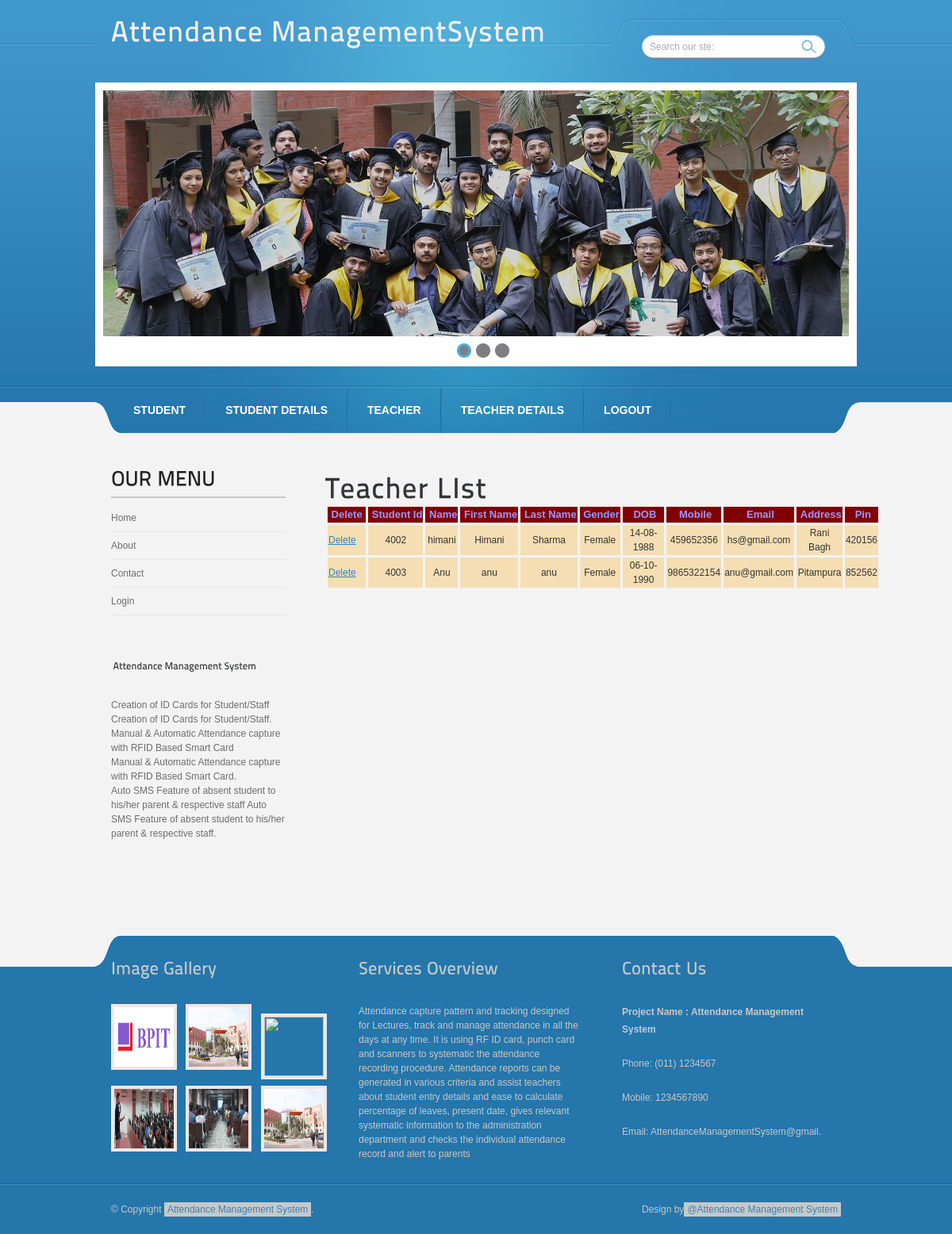
The page /TeacherList.php (signed in) on the database its author committed.
### tables this page shows
CREATE TABLE `teacher` (
  `sid` varchar(100) default NULL,
  `uname` varchar(100) default NULL,
  `pwd` varchar(100) default NULL,
  `fname` varchar(100) default NULL,
  `lname` varchar(100) default NULL,
  `gender` varchar(100) default NULL,
  `dob` varchar(100) default NULL,
  `mob` varchar(100) default NULL,
  `email` varchar(100) default NULL,
  `address` varchar(100) default NULL,
  `pin` varchar(100) default NULL
);

### TeacherList.php (the view, shortened to what this page needs)
<!DOCTYPE html PUBLIC "-//W3C//DTD XHTML 1.0 Transitional//EN" "http://www.w3.org/TR/xhtml1/DTD/xhtml1-transitional.dtd">
<?php
$UNAME = $_SESSION["ADMIN"];
if ($UNAME != null) {
?>
<html xmlns="http://www.w3.org/1999/xhtml">
    <head>
        <link href="css/style.css" rel="stylesheet" type="text/css" />
        <link rel="stylesheet" type="text/css" href="css/coin-slider.css" />
    </head>
    <body>
        <div class="main">
            <div class="header">
                <div class="header_resize">
                    <div class="logo">
                      <h1><a href="index.php">Attendance Management<span>System</span></a></h1>
                    </div>
                    <div class="searchform">
                        <form id="formsearch" name="formsearch" method="post" action="#">
                            <span>
                                <input name="editbox_search" class="editbox_search" id="editbox_search" maxlength="80" value="Search our ste:" type="text" />
                            </span>
                            <input name="button_search" src="images/search.gif" class="button_search" type="image" />
                        </form>
                    </div>
                    <?php include "headerimage.php" ?>
                    <div class="menu_nav">
                        <?php include "admin.php" ?>
                    </div>
                </div>
            </div>
            <div class="content">
                <div class="content_resize">
                    <div class="mainbar">
                        <div class="article">
                            <div style="width: 700px; height: 550px; overflow: auto;">
                                <tr>
                        <td>
                            <h1>Teacher LIst</h1>
                        </td>
                    </tr>
                    <table cellspacing="3">
                        <tr class="white-font">
                             <td align="center">
                                &nbsp;Delete&nbsp;
                            </td>
                            <td align="center">
                                &nbsp;Student&nbsp;Id
                            </td>
                            <td align="center">
                                &nbsp;Name
                            </td>
                            <td align="center">
                                &nbsp;First&nbsp;Name
                            </td>
                            <td align="center">
                                &nbsp;Last&nbsp;Name
                            </td>
                            <td align="center">
                                &nbsp;Gender
                            </td>
                            <td align="center">
                                &nbsp;DOB
                            </td>
                            <td align="center">
                                &nbsp;Mobile
                            </td>
                            <td align="center">
                                &nbsp;Email
                            </td>
                            <td align="center">
                                &nbsp;Address
                            </td>
                            <td align="center">
                                &nbsp;Pin
                            </td>
                        </tr>
                        <?php
                        include('connection/dbconfig.php');
                        $result = mysqli_query($selected,"select * from teacher");
                        while ($row = mysqli_fetch_assoc($result)) {
                        ?>
                            <tr bgcolor="wheat">
          <td><a href="TeacherList.php?uid=<?php echo $row ['sid']; ?>" class="leftlink">Delete</a></td>
                                <td align="center"><?php echo $row ['sid']; ?></td>
                                <td align="center"><?php echo $row ['uname']; ?></td>
                                <td  align="center"><?php echo $row ['fname']; ?></td>
                                <td align="center"><?php echo $row ['lname']; ?></td>
                                <td align="center"><?php echo $row ['gender']; ?></td>
                                <td align="center"><?php echo $row ['dob']; ?></td>
                                <td  align="center"><?php echo $row ['mob']; ?></td>
                                <td align="center"><?php echo $row ['email']; ?></td>
                                <td align="center"><?php echo $row ['address']; ?></td>
                                <td  align="center"><?php echo $row ['pin']; ?></td>
                            </tr>
                        <?php
                        }
                        ?>
                    </table>
                            </div></div>
                    </div>
                    <?php include "sidepanel.php" ?>
                                </div>
                            </div>
            <?php include "footer.php" ?>
        </div>
</html>
<?php
                    } else {
                        header("location:logout.php");
                    }
?>

### css/style.css (style rules this page uses)
body { margin:0; padding:0; width:100%; color:#343537; font:normal 12px/1.5em "Liberation sans", Arial, Helvetica, sans-serif; background:#f3f3f3 url(../images/main_bg.gif) repeat-x center top; }
.white-font { color: #9999ff; font-weight: bold; font-size: 13px; background-color: maroon; }
html, .main { padding:0; margin:0; }
.main { background:url(../images/hbg_bg.jpg) no-repeat center top; }
a { color:#3183bf; text-decoration:underline; }
.header, .content, .menu_nav, .fbg, .footer, form, ol, ol li, ul, .content .mainbar, .content .sidebar { margin:0; padding:0; }
.header_resize { margin:0 auto; padding:0; width:960px; }
.logo { padding:0 0 0 20px; float:none; float:left; width:auto; height:104px; }
h1 { margin:0; padding:24px 0 0; font-size:36px; font-weight:bold; line-height:1.2em; text-transform:none; letter-spacing:1px; }
h1 a, h1 a:hover { color:#efeeee; text-decoration:none; }
.menu_nav { margin:0; padding:7px 0 0 24px; height:57px; }
.content { padding:0; }
.content_resize { margin:0 auto; padding:24px 0 40px; width:960px; }
.content .mainbar { margin:0; padding:0; float:right; width:690px; }
.content .mainbar .article { margin:0 0 8px; padding:6px 20px; }
.searchform { padding:12px 40px 0 0; float:right; }
#formsearch { margin:0; padding:32px 0 0 20px; width:auto; height:30px; }
#formsearch span { display:block; margin:0; padding:0; float:left; background:url(../images/search_bg.gif) no-repeat left top; }
#formsearch input.editbox_search { margin:0; padding:7px 10px; float:left; width:178px; font-size:12px; line-height:16px; color:#a8acb2; background:none; outline:none; border:none; }
#formsearch input.button_search { margin:0; padding:0; border:none; float:left; }
a { outline:none; }

### rows shown on the page
teacher: sid "4002", uname "himani", fname "Himani", lname "Sharma", gender "Female", dob "14-08-1988", mob "459652356", email "hs@gmail.com", address "Rani Bagh", pin "420156"
teacher: sid "4003", uname "Anu", fname "anu", lname "anu", gender "Female", dob "06-10-1990", mob "9865322154", email "anu@gmail.com", address "Pitampura", pin "852562"
